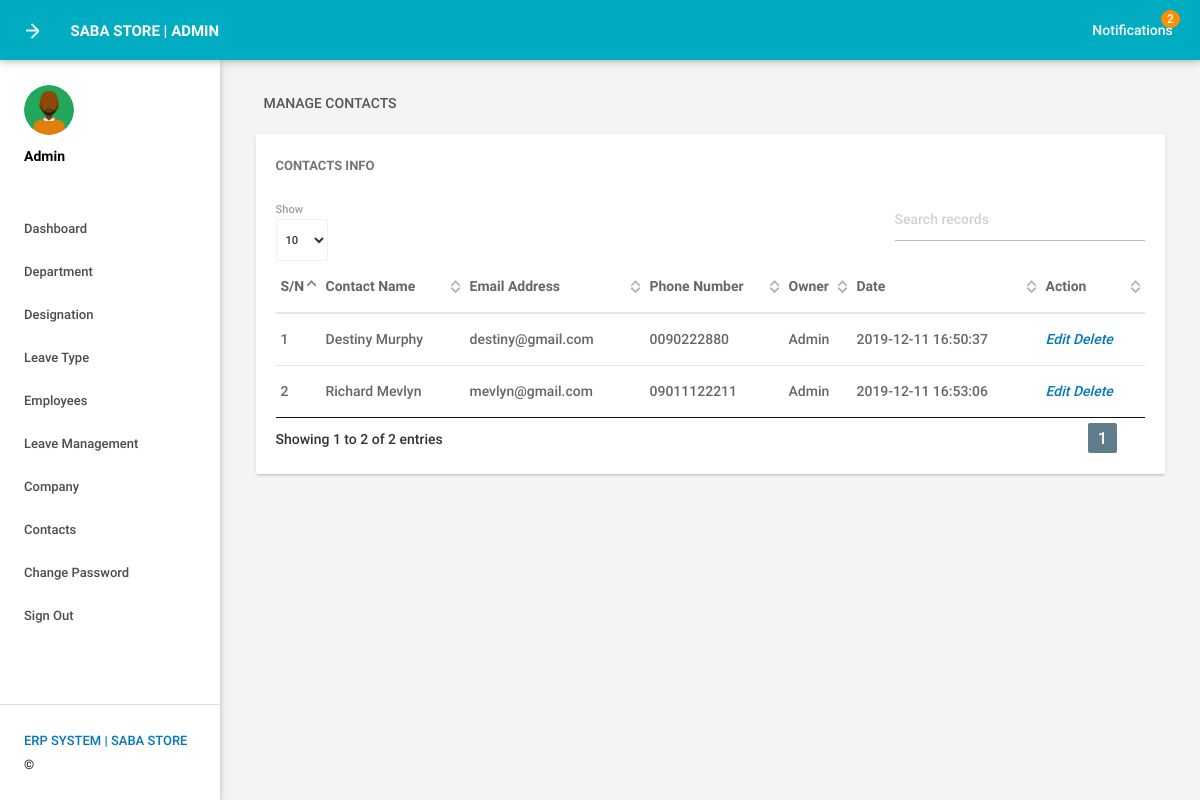
The page /admin/managecontact.php (signed in) on the database its author committed.
### tables this page shows
CREATE TABLE IF NOT EXISTS `tblcontact` (
  `id` int(11) NOT NULL AUTO_INCREMENT,
  `ContactName` varchar(150) DEFAULT NULL,
  `Email` varchar(100) NOT NULL,
  `ContactNumber` varchar(100) NOT NULL,
  `ContactOwner` varchar(100) NOT NULL,
  `CreationDate` timestamp NULL DEFAULT CURRENT_TIMESTAMP,
  PRIMARY KEY (`id`)
);

### admin/managecontact.php (the view, shortened to what this page needs)
<?php
include('includes/config.php');
if(strlen($_SESSION['alogin'])==0)
    {
header('location:index.php');
}
else{
    ?>
<!DOCTYPE html>
<html lang="en">
    <head>
        <link type="text/css" rel="stylesheet" href="../assets/plugins/materialize/css/materialize.min.css"/>
        <link href="../assets/plugins/material-preloader/css/materialPreloader.min.css" rel="stylesheet">
        <link href="../assets/plugins/datatables/css/jquery.dataTables.min.css" rel="stylesheet">
        <link href="../assets/css/alpha.min.css" rel="stylesheet" type="text/css"/>
        <link href="../assets/css/custom.css" rel="stylesheet" type="text/css"/>
    </head>
    <body>
       <?php include('includes/header.php');?>
       <?php include('includes/sidebar.php');?>
            <main class="mn-inner">
                <div class="row">
                    <div class="col s12">
                        <div class="page-title">Manage Contacts</div>
                    </div>
                    <div class="col s12 m12 l12">
                        <div class="card">
                            <div class="card-content">
                                <span class="card-title">Contacts Info</span>
                                <table id="example" class="display responsive-table ">
                                    <thead>
                                        <tr>
                                            <th>S/N</th>
                                            <th>Contact Name</th>
                                            <th>Email Address</th>
                                            <th>Phone Number</th>
											<th>Owner</th>
                                            <th>Date</th>
                                            <th>Action</th>
                                        </tr>
                                    </thead>
                                    <tbody>
<?php $sql = "SELECT * from tblcontact";
$query = $dbh -> prepare($sql);
$query->execute();
$results=$query->fetchAll(PDO::FETCH_OBJ);
$cnt=1;
if($query->rowCount() > 0)
{
foreach($results as $result)
{               ?>
                                        <tr>
                                            <td> <?php echo htmlentities($cnt);?></td>
                                            <td><?php echo htmlentities($result->ContactName);?></td>
                                            <td><?php echo htmlentities($result->Email);?></td>
                                            <td><?php echo htmlentities($result->ContactNumber);?></td>
											<td><?php echo htmlentities($result->ContactOwner);?></td>
                                            <td><?php echo htmlentities($result->CreationDate);?></td>
                                            <td><a href="editcontact.php?contid=<?php echo htmlentities($result->id);?>"><i class="">Edit</i></a><a href="managecontact.php?del=<?php echo htmlentities($result->id);?>" onclick="return confirm('Do you want to delete');"> <i class="">Delete	</i></a></td>
                                        </tr>
                                         <?php $cnt++;} }?>
                                    </tbody>
                                </table>
                            </div>
                        </div>
                    </div>
                </div>
            </main>
        </div>
        <div class="left-sidebar-hover"></div>
    </body>
</html>
<?php } ?>

### rows shown on the page
tblcontact: ContactName "Destiny Murphy", Email "destiny@gmail.com", ContactNumber "0090222880", ContactOwner "Admin", CreationDate "2019-12-11 16:50:37"
tblcontact: ContactName "Richard Mevlyn", Email "mevlyn@gmail.com", ContactNumber "09011122211", ContactOwner "Admin", CreationDate "2019-12-11 16:53:06"

### other values the page prints
$unreadcount "2"
